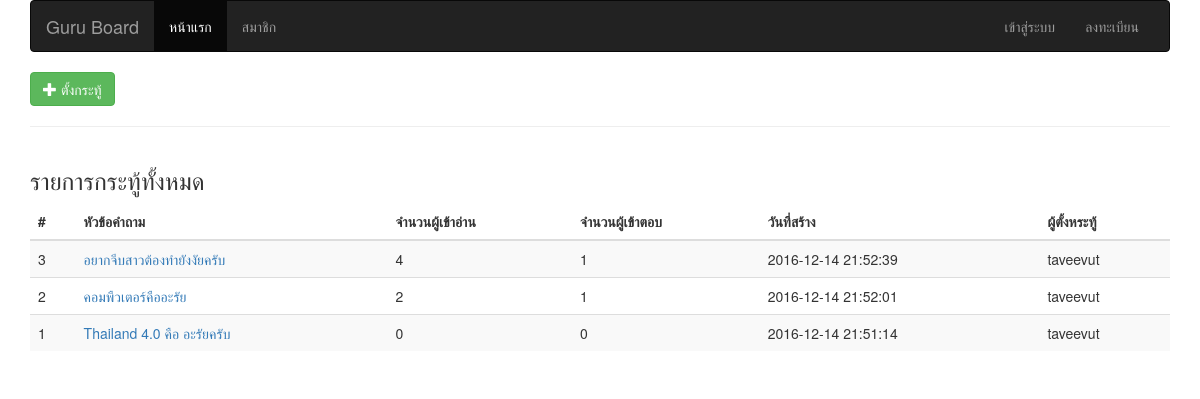
The page / on the database its author committed.
### tables this page shows
CREATE TABLE `question` (
  `qt_id` int(11) NOT NULL,
  `qt_title` varchar(255) NOT NULL,
  `qt_detail` text NOT NULL COMMENT 'รายละเอียด',
  `qt_view` int(11) NOT NULL COMMENT 'จำนวนคนเข้าอ่าน',
  `qt_reply` int(11) NOT NULL COMMENT 'จำนวนคนเข้าตอบ',
  `qt_created` datetime NOT NULL COMMENT 'วันที่สร้างข้อมุล',
  `m_id` int(11) NOT NULL
);

CREATE TABLE `member` (
  `m_id` int(11) NOT NULL,
  `username` varchar(50) NOT NULL,
  `password` varchar(50) NOT NULL,
  `m_name` varchar(50) NOT NULL,
  `m_surname` varchar(50) NOT NULL,
  `m_tel` varchar(20) NOT NULL,
  `m_nickname` varchar(50) NOT NULL,
  `m_created` datetime NOT NULL
);

### index.php (the view)
	<?php
		include("head.php");
	?>
</head>
<body>
	<div class="container">
		<div class="row">
			<div class="col-md-12">
				<?php include("top_menu.php"); ?>
			</div>
		</div>
		<div class="row">
			<div class="col-md-12">
				<a class="btn btn-success" href="questioin_add.php" role="button"><span class="glyphicon glyphicon-plus"></span> ตั้งกระทู้</a>
			</div>
		</div>
		<hr>
		<div class="row">
			<div class="col-md-12">
				<h3>รายการกระทู้ทั้งหมด</h3>
				<div class="table-responsive">
					<table class="table table-striped">
						<thead>
							<tr>
								<th>#</th>
								<th>หัวข้อคำถาม</th>
								<th>จำนวนผู้เข้าอ่าน</th>
								<th>จำนวนผู้เข้าตอบ</th>
								<th>วันที่สร้าง</th>
								<th>ผู้ตั้งหระทู้</th>
							</tr>
						</thead>
						<tbody>
							<?php
								$sql = "SELECT * FROM question
												LEFT JOIN member ON (question.m_id = member.m_id) ORDER BY question.qt_id DESC";
								$stmt = $db_con->prepare($sql);
								$stmt->execute();
								while ($row=$stmt->fetch(PDO::FETCH_ASSOC)) {
									$countReply = $db_con->prepare("SELECT * FROM `reply` WHERE qt_id = ".$row["qt_id"]." ");
									$countReply->execute();
							?>
							<tr>
								<td><?php echo $row["qt_id"];?></td>
						    <td><a href="questioin_reply.php?qt_id=<?php echo $row["qt_id"]; ?>"><?php echo $row["qt_title"];?></a></td>
						    <td><?php echo $row["qt_view"];?></td>
						    <td><?php echo number_format($countReply->rowCount());?></td>
						    <td><?php echo $row["qt_created"];?></td>
						    <td><?php echo $row["m_name"];?></td>
							</tr>
							<?php
								}
							?>
						</tbody>
					</table>
				</div>
			</div>
		</div>
	</div>
</body>
</html>

### head.php (shortened to what this page needs)
<!DOCTYPE html>
<html lang="en">
<head>
<link rel="stylesheet" href="https://maxcdn.bootstrapcdn.com/bootstrap/3.3.7/css/bootstrap.min.css">

### top_menu.php (shortened to what this page needs)
<nav class="navbar navbar-inverse">
	<div class="container-fluid">
		<div class="navbar-header">
			<a class="navbar-brand" href="index.php">Guru Board</a>
		</div>
		<div class="collapse navbar-collapse" id="bs-example-navbar-collapse-1">
			<ul class="nav navbar-nav">
				<li class="active"><a href="index.php">หน้าแรก</a></li>
				<li><a href="member.php">สมาชิก</a></li>
			</ul>
			<ul class="nav navbar-nav navbar-right">
			<?php
				if(isset($_SESSION["member_name"])){
			?>
				<li><a href="questioin_me.php">กระทู้ของฉัน</a></li>
				<li><a><?php echo $_SESSION["member_name"]; ?></a></li>
				<li><a href="logout.php">[ออกจากระบบ]</a></li>
			<?php
				}
				else{
			 ?>
				<li><a href="login.php">เข้าสู่ระบบ</a></li>
				<li><a href="register.php">ลงทะเบียน</a></li>
				<?php
				}
				?>
			</ul>
		</div>
	</div>
</nav>

### rows shown on the page
question: qt_id "3", qt_title "อยากจีบสาวต้องทำยังงัยครับ", qt_view "4", rowCount "1", qt_created "2016-12-14 21:52:39", m.m_name "taveevut"
question: qt_id "2", qt_title "คอมพืวเตอร์คืออะรัย", qt_view "2", rowCount "1", qt_created "2016-12-14 21:52:01", m.m_name "taveevut"
question: qt_id "1", qt_title "Thailand 4.0 คือ อะรัยครับ", qt_view "0", rowCount "0", qt_created "2016-12-14 21:51:14", m.m_name "taveevut"
